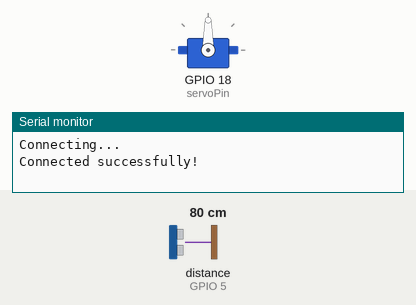
A sketch run on a simulated ESP32. Shown: servo, the last lines printed to the serial monitor. Wiring (inferred from the names in the program): ultrasonic range finder: trigger GPIO 4; echo GPIO 5. Inputs (shaded band) come from the test bench; at power-on: distance to the obstacle (sensor on GPIO 5) 80 cm. The echo pulse lasts 58.3 µs per cm; WiFi joins after 1.5 s; servers stay silent unless stated; uploads are accepted with an empty reply.

Above: at 5.1 s.
At 14.1 s:
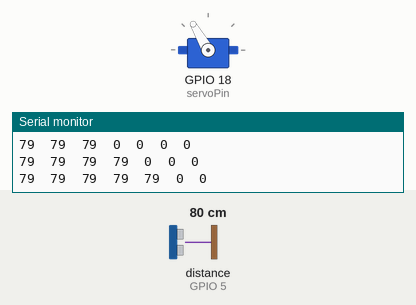
At 22.1 s:
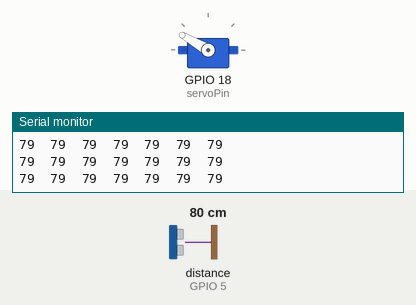
At 38.5 s:
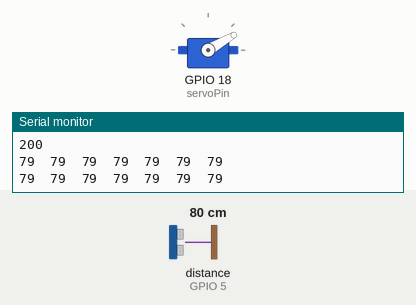
Timing chart, 0 to 40.0 s (numbered marks = the images above):
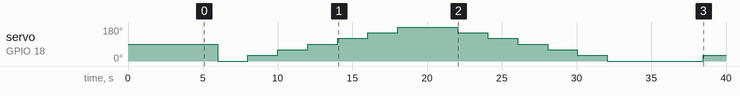

The sketch:

radar.ino
```cpp
#include "Servo.h"
#include "WiFi.h"
#include "HTTPClient.h"
#include "time.h"
#include <ArduinoJson.h>
int array[7] = {0};
static const int servoPin = 18;
#define TRIGGER_PIN 4
#define ECHO_PIN 5
#define SOUND_SPEED 0.034
Servo servo1;
//Global variables
long time_taken;  // stores the time taken for the wave to come back
float dist_in_cm; // will store the value of distance in centimeters
char *ssid = "your ssid";
char *password = "your password";
String cse_ip = "your ip"; // YOUR IP from ipconfig/ifconfig
String cse_port = "8080";
String server = "http://" + cse_ip + ":" + cse_port + "/~/in-cse/in-name/";
String ae = "Radar";
String cn[7] = {"dist_0_deg", "dist_30_deg", "dist_60_deg", "dist_90_deg", "dist_120_deg", "dist_150_deg", "dist_180_deg"};

void createCI()
{
    String val;
    HTTPClient http;
    for (int i = 0; i < 7; i++)
    {
        val = "";
        val.concat(array[i]);
        http.begin(server + ae + "/" + cn[i] + "/");
        http.addHeader("X-M2M-Origin", "admin:admin");
        http.addHeader("Content-Type", "application/json;ty=4");
        int code = http.POST("{\"m2m:cin\": {\"cnf\": \"application/json\",\"con\": " + String(val) + "}}");
        Serial.println(code);
        if (code == -1)
        {
            Serial.println("UNABLE TO CONNECT TO THE SERVER");
        }
    }
    http.end();
}

void setup()
{
    Serial.begin(115200);
    pinMode(ECHO_PIN, INPUT);
    pinMode(TRIGGER_PIN, OUTPUT);
    WiFi.mode(WIFI_STA);

    Serial.print("Connecting");
    while (WiFi.status() != WL_CONNECTED)
    {
        WiFi.begin(ssid, password);
        delay(5000);
        Serial.print("...\n");
    }
    Serial.print("Connected successfully!\n");
    servo1.attach(servoPin);
}
void print_radar()
{
    for (int i = 0; i < 7; i++)
    {
        Serial.print(array[i]);
        Serial.print("\t");
    }
    Serial.println(" ");
}
void loop()
{
    delay(1000);
    for (int deg = 0; deg <= 180; deg += 30)
    {
        servo1.write(deg);
        digitalWrite(TRIGGER_PIN, LOW);
        delayMicroseconds(2);

        //Emit ultrasound starts
        digitalWrite(TRIGGER_PIN, HIGH);
        delayMicroseconds(10);
        digitalWrite(TRIGGER_PIN, LOW);
        // Emiitting ultrasound ends

        time_taken = pulseIn(ECHO_PIN, HIGH); // timetaken now has the time taken for the wave to come back

        dist_in_cm = time_taken * SOUND_SPEED / 2; // distance to speed * time
        array[deg / 30] = dist_in_cm;
        print_radar();
        delay(2000);
    }

    for (int deg = 180; deg >= 0; deg -= 30)
    {
        servo1.write(deg);
        digitalWrite(TRIGGER_PIN, LOW);
        delayMicroseconds(2);

        //Emit ultrasound starts
        digitalWrite(TRIGGER_PIN, HIGH);
        delayMicroseconds(10);
        digitalWrite(TRIGGER_PIN, LOW);
        // Emiitting ultrasound ends

        time_taken = pulseIn(ECHO_PIN, HIGH); // timetaken now has the time taken for the wave to come back

        dist_in_cm = time_taken * SOUND_SPEED / 2; // distance to speed * time
        array[deg / 30] = dist_in_cm;
        print_radar();
        delay(2000);
    }
    createCI();
}
```

Measured:
- by itself, servo on GPIO 18 (servoPin): 90° → 0° at 6.0 s, → 30° 2.0 s later, → 60° 2.0 s later, → 90° 2.0 s later, … (14 changes in this stretch)
